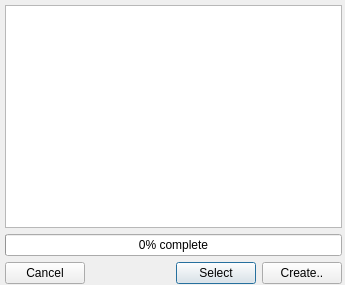
<?xml version="1.0" encoding="UTF-8"?>
<ui version="4.0">
 <class>SessionManager</class>
 <widget class="QDialog" name="SessionManager">
  <property name="geometry">
   <rect>
    <x>0</x>
    <y>0</y>
    <width>345</width>
    <height>285</height>
   </rect>
  </property>
  <property name="windowTitle">
   <string>Select Session...</string>
  </property>
  <property name="windowIcon">
   <iconset resource="../res.qrc">
    <normaloff>:/logo/sc</normaloff>:/logo/sc</iconset>
  </property>
  <widget class="QWidget" name="gridLayoutWidget">
   <property name="geometry">
    <rect>
     <x>5</x>
     <y>5</y>
     <width>337</width>
     <height>279</height>
    </rect>
   </property>
   <layout class="QGridLayout" name="gridLayout">
    <item row="2" column="0">
     <layout class="QHBoxLayout" name="horizontalLayout">
      <item>
       <widget class="QPushButton" name="btnCancel">
        <property name="sizePolicy">
         <sizepolicy hsizetype="Minimum" vsizetype="Preferred">
          <horstretch>0</horstretch>
          <verstretch>0</verstretch>
         </sizepolicy>
        </property>
        <property name="text">
         <string>Cancel</string>
        </property>
        <property name="autoDefault">
         <bool>false</bool>
        </property>
       </widget>
      </item>
      <item>
       <spacer name="horizontalSpacer">
        <property name="orientation">
         <enum>Qt::Horizontal</enum>
        </property>
        <property name="sizeType">
         <enum>QSizePolicy::MinimumExpanding</enum>
        </property>
        <property name="sizeHint" stdset="0">
         <size>
          <width>40</width>
          <height>20</height>
         </size>
        </property>
       </spacer>
      </item>
      <item>
       <widget class="QPushButton" name="btnSelect">
        <property name="sizePolicy">
         <sizepolicy hsizetype="Minimum" vsizetype="Preferred">
          <horstretch>0</horstretch>
          <verstretch>0</verstretch>
         </sizepolicy>
        </property>
        <property name="text">
         <string>Select</string>
        </property>
        <property name="default">
         <bool>true</bool>
        </property>
       </widget>
      </item>
      <item>
       <widget class="QPushButton" name="btnCreate">
        <property name="sizePolicy">
         <sizepolicy hsizetype="Minimum" vsizetype="Preferred">
          <horstretch>0</horstretch>
          <verstretch>0</verstretch>
         </sizepolicy>
        </property>
        <property name="text">
         <string>Create..</string>
        </property>
        <property name="autoDefault">
         <bool>false</bool>
        </property>
       </widget>
      </item>
     </layout>
    </item>
    <item row="1" column="0">
     <widget class="QProgressBar" name="progressBar">
      <property name="value">
       <number>0</number>
      </property>
      <property name="format">
       <string>%p% complete</string>
      </property>
     </widget>
    </item>
    <item row="0" column="0">
     <widget class="QListWidget" name="listSession">
      <property name="minimumSize">
       <size>
        <width>0</width>
        <height>200</height>
       </size>
      </property>
     </widget>
    </item>
   </layout>
  </widget>
 </widget>
 <resources>
  <include location="../res.qrc"/>
 </resources>
 <connections/>
</ui>
